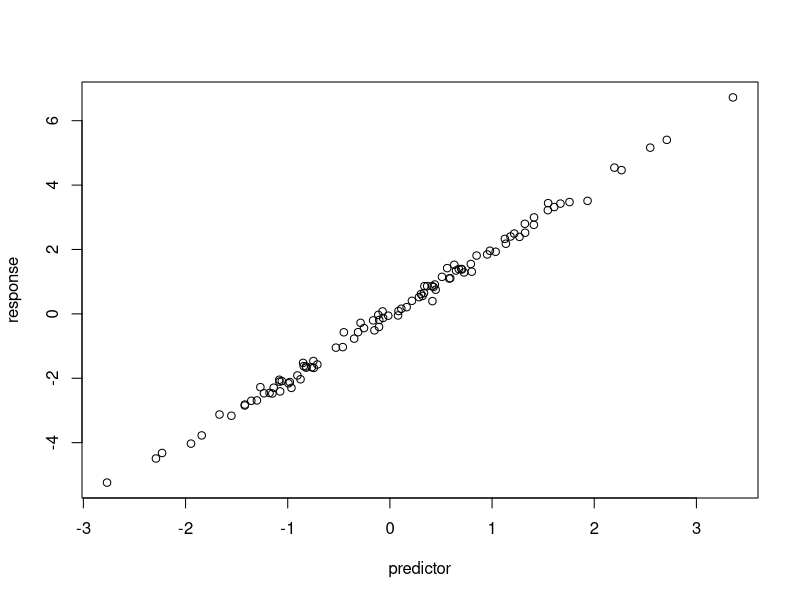

Write the R code that produced this figure.
#Simulate and plot data
#Haley Gee
#haleygee on github
#2025-10-21

# simulate predictor variable
predictor <- rnorm(n=100)
# simulate response variable with noise
response <- 2 * predictor + rnorm(n=100, sd=0.2)
# plot the data
plot(x=predictor, y=response)
